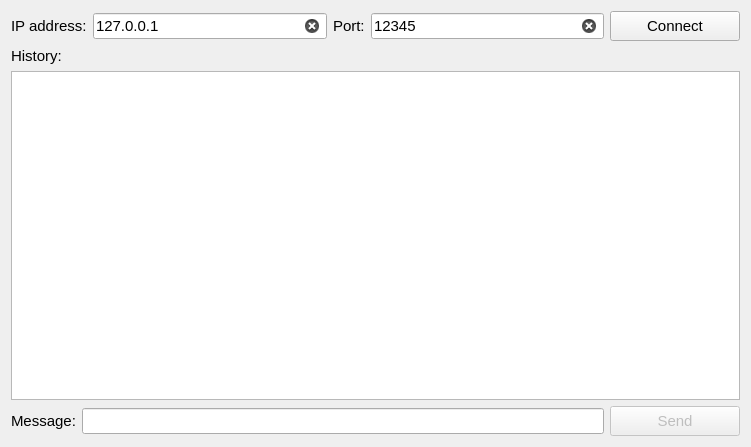
<?xml version="1.0" encoding="UTF-8"?>
<ui version="4.0">
 <class>TCPClient</class>
 <widget class="QWidget" name="TCPClient">
  <property name="geometry">
   <rect>
    <x>0</x>
    <y>0</y>
    <width>751</width>
    <height>447</height>
   </rect>
  </property>
  <property name="font">
   <font>
    <pointsize>11</pointsize>
   </font>
  </property>
  <property name="windowTitle">
   <string>Form</string>
  </property>
  <layout class="QVBoxLayout" name="verticalLayout">
   <item>
    <layout class="QHBoxLayout" name="horizontalLayout">
     <item>
      <widget class="QLabel" name="label">
       <property name="text">
        <string>IP address:</string>
       </property>
      </widget>
     </item>
     <item>
      <widget class="QLineEdit" name="lineEditAddress">
       <property name="inputMask">
        <string/>
       </property>
       <property name="text">
        <string>127.0.0.1</string>
       </property>
       <property name="clearButtonEnabled">
        <bool>true</bool>
       </property>
      </widget>
     </item>
     <item>
      <widget class="QLabel" name="label_2">
       <property name="text">
        <string>Port:</string>
       </property>
      </widget>
     </item>
     <item>
      <widget class="QLineEdit" name="lineEditPort">
       <property name="text">
        <string>12345</string>
       </property>
       <property name="clearButtonEnabled">
        <bool>true</bool>
       </property>
      </widget>
     </item>
     <item>
      <widget class="QPushButton" name="buttonConnect">
       <property name="minimumSize">
        <size>
         <width>130</width>
         <height>30</height>
        </size>
       </property>
       <property name="maximumSize">
        <size>
         <width>130</width>
         <height>30</height>
        </size>
       </property>
       <property name="text">
        <string>Connect</string>
       </property>
      </widget>
     </item>
    </layout>
   </item>
   <item>
    <widget class="QLabel" name="label_3">
     <property name="text">
      <string>History:</string>
     </property>
    </widget>
   </item>
   <item>
    <widget class="QPlainTextEdit" name="plainTextEdit">
     <property name="readOnly">
      <bool>true</bool>
     </property>
    </widget>
   </item>
   <item>
    <layout class="QHBoxLayout" name="horizontalLayout_2">
     <item>
      <widget class="QLabel" name="label_4">
       <property name="text">
        <string>Message:</string>
       </property>
      </widget>
     </item>
     <item>
      <widget class="QLineEdit" name="lineEditSend">
       <property name="clearButtonEnabled">
        <bool>true</bool>
       </property>
      </widget>
     </item>
     <item>
      <widget class="QPushButton" name="buttonSend">
       <property name="enabled">
        <bool>false</bool>
       </property>
       <property name="minimumSize">
        <size>
         <width>130</width>
         <height>30</height>
        </size>
       </property>
       <property name="maximumSize">
        <size>
         <width>130</width>
         <height>30</height>
        </size>
       </property>
       <property name="text">
        <string>Send</string>
       </property>
      </widget>
     </item>
    </layout>
   </item>
  </layout>
 </widget>
 <resources/>
 <connections/>
</ui>
